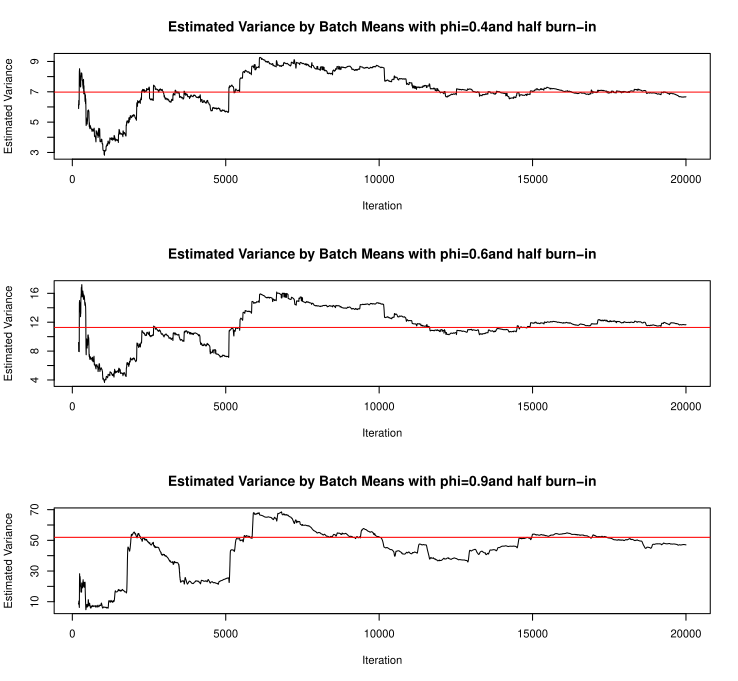

Write R code to recreate this figure.
source("../function/function.R")
library(ggplot2)
library(mcmcse)


true_sd <- sqrt(0.5^2 / (1 - 0.9^2)) ## SD of stationary distribution
true_4rm <- 3 * true_sd^4 ## Fourth moment of stationary distribution
varx <- true_sd^2 ## Variance of stationary distribution 
varx2 <- true_4rm - varx

nsim <- 10000
nburnin <- 10000
h <- c(1, qnorm(0.975)/(2*true_sd))

par(mfrow=c(3,1))
phichoice <- c(0.4,0.6,0.9)

for(phi in phichoice){
  start.time <- Sys.time()
  Sigma11 <- varx * (1+phi)/(1-phi)
  Sigma22 <- varx2 * (1+phi^2)/(1-phi^2)
  Final_var <- Sigma11 + qnorm(0.975)^2/(4 * varx) * Sigma22
  
  sd <- sqrt(0.5^2 / (1 - 0.9^2) * (1 - phi^2))
  data <- ts_sampler(niter=nsim+nburnin, nchain=1, mu=0, sd=sd, phi=phi, seed=1234)
  data <- rbind(data,data^2)
  
  # out <- t(data[,(nburnin+1):(nsim+nburnin)])
  # est <- mcse.multi(x = out, method = "obm")
  # h%*%est$cov%*%h
  
  
  # res <- rep(0, length(102:(nsim+nburnin)))
  # for(i in 102:(nsim+nburnin)){
  #   out <- t(data[,100:i])
  #   est <- mcse.multi(x = out, method = "obm")
  #   res[i] <- h%*%est$cov%*%h
  # }
  
  res <- rep(0, length(100:nburnin))
  for(i in 100:nburnin){
    out <- t(data[,(i+1):(2*i)])
    est <- mcse.multi(x = out, method = "obm")
    res[i-99] <- h%*%est$cov%*%h
  }
  end.time <- Sys.time()
  plot(seq(200,20000,2),res, type="l", ylab="Estimated Variance", xlab="Iteration", main=paste0("Estimated Variance by Batch Means with phi=",phi, "and half burn-in"))
  abline(h=Final_var, col="red")
}
